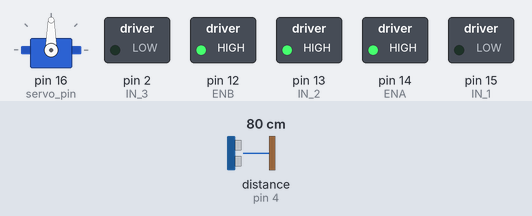
This sketch was run on a simulated Arduino Uno, built with avr-gcc and run on an emulated ATmega328P. Parts: servo, switched loads named in the sketch (green lamp = pin HIGH). Wiring (inferred from the names in the program): ultrasonic range finder: trigger pin 5; echo pin 4. Dashed ring = blinking. The test bench sets the inputs (shaded band); at power-on: distance to the obstacle (sensor on pin 4) 80 cm. The echo pulse lasts 58.3 µs per cm; pins used as bus, display or sensor lines are not drawn.

Above: at 1.2 s.
1.3 s: distance to the obstacle (sensor on pin 4) set to 19 cm
2.8 s: distance to the obstacle (sensor on pin 4) set to 15 cm
At 4.1 s:
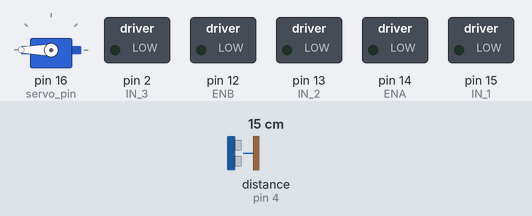
At 4.8 s:
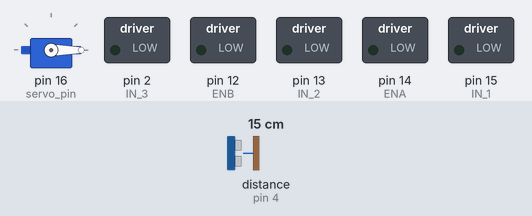
5.8 s: distance to the obstacle (sensor on pin 4) set to 4 cm
At 5.98 s:
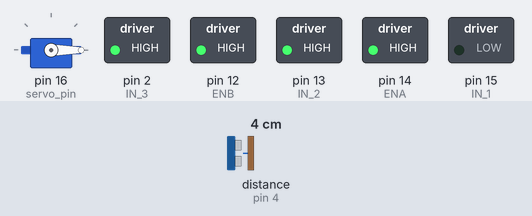
8.8 s: distance to the obstacle (sensor on pin 4) set to 2 cm
Timing chart, 0 to 12.8 s (numbered marks = the images above; inputs shaded):
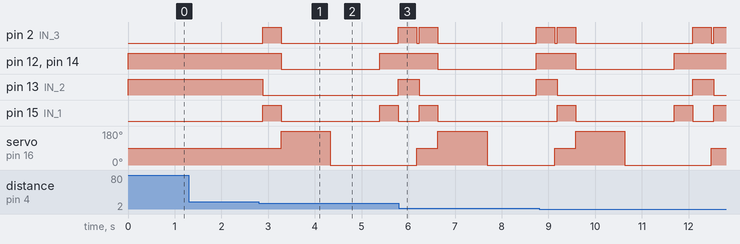

Measured:
- the behaviour switches between 17 and 16 cm on distance to the obstacle (sensor on pin 4) (found by bisection; images 0 and 1)
- after the input at 1.3 s, every drawn part: stays the same
- after the input at 2.8 s, pin 2 (IN_3): LOW → HIGH after 0.08 s, → LOW 0.40 s later, → HIGH 2.5 s later; pin 12 (ENB): HIGH → LOW after 0.48 s, → HIGH 2.1 s later

The sketch:

Car_Esp8266_Avoid.ino
```cpp
//Tran Viet An - 19CE - VKU
#include <Servo.h>
#define ENA   14          // Enable/speed motors Right        GPIO14(D5)
#define ENB   12          // Enable/speed motors Left         GPIO12(D6)
#define IN_1  15          // L298N in1 motors Right           GPIO15(D8)
#define IN_2  13          // L298N in2 motors Right           GPIO13(D7)
#define IN_3  2           // L298N in3 motors Left            GPIO2(D4)
#define IN_4  0           // L298N in4 motors Left            GPIO0(D3)
#define trig  5           // Chân trig (HC-SR04)              GPIO5(D1)
#define echo  4           // Chân echo  (HC-SR04)             GPIO4(D2)
#define servo_pin 16      // Chân tín hiệu của servo          GPIO16(D0)
int speedCar = 500;       // điều hiển giá trị đốc độ 400 - 1023.
int distance_limit = 17;  // khoảng cách từ xe đến vật cản - do quán tính di chuyển của xe và thời gian phát hiện vật thể nên ta phải điều chỉnh giá trị này cao hơn thực tế
Servo myservo;
void setup() {
  pinMode(ENA, OUTPUT);
  pinMode(ENB, OUTPUT);
  pinMode(IN_1, OUTPUT);
  pinMode(IN_2, OUTPUT);
  pinMode(IN_3, OUTPUT);
  pinMode(IN_4, OUTPUT);
  pinMode(trig, OUTPUT);
  pinMode(echo, INPUT);
  myservo.attach(servo_pin);
  Serial.begin(9600);
}

void loop() {
  avoidObject(distance_limit);
}
// trả về khoảng cách tại gốc quay của servo (90-phía trước, 180-quay bên trái, 0-quay bên phải)
int ultrasonics(int angle) {
  myservo.write(angle);
  //  delay(1000);
  unsigned long duration;
  int distance;
  digitalWrite(trig, 0);
  delayMicroseconds(2);
  digitalWrite(trig, 1);
  delayMicroseconds(5);
  digitalWrite(trig, 0);

  duration = pulseIn(echo, HIGH);
  distance = int(duration / 2 / 27); //cm (Công thức tính khoảng cách từ giá trị nhận được - điều chỉnh 27 hoặc 29.412)
  delay(50);
  return distance;
}
/* đầu tiên cho xe duy chuyển về phía trước
  đọc khoảng cách ở phía trước, nếu phát hiện vật thể thì lùi lại 1 chút rồi dừng,
  vervo quay sang trái và phải để đọc khoảng cách,
  nếu khoảng cách bên nào lớn hơn thì quay sang hướng đó rồi tiếp tục duy chuyển
 */
int avoidObject(int allow_distance) {
  goAhead(speedCar);
  int distance_f = ultrasonics(90);
  if (distance_f > allow_distance) {
    goAhead(speedCar);
  }
  if (distance_f <= allow_distance) {
    goBack(speedCar);    delay(400);
    stopCar();
    int distance_l = ultrasonics(180);    delay(1000);
    int distance_r = ultrasonics(0);    delay(1000);
    //distance_f = ultrasonics_cm(90);    delay(1000);

    int distance_max = max_val2(distance_l, distance_r);
    if (distance_max == distance_l) {
      goLeft(speedCar);
      delay(400);
    }
    if (distance_max == distance_r) {
      goRight(speedCar);
      delay(400);
    }
  }
}

int max_val2(int a, int b) {
  int mx = a;
  if (b >= mx) return b;
  else return mx;
}
int max_val3(int a, int b, int c) {
  int mx = a;
  if (b >= mx) mx = b;
  if (c >= mx) mx = c;
  return mx;
}
// tiến
void goAhead(int speedCar) {

  digitalWrite(IN_1, LOW);
  digitalWrite(IN_2, HIGH);
  analogWrite(ENA, speedCar);

  digitalWrite(IN_3, LOW);
  digitalWrite(IN_4, HIGH);
  analogWrite(ENB, speedCar);
}
// lùi
void goBack(int speedCar) {

  digitalWrite(IN_1, HIGH);
  digitalWrite(IN_2, LOW);
  analogWrite(ENA, speedCar);

  digitalWrite(IN_3, HIGH);
  digitalWrite(IN_4, LOW);
  analogWrite(ENB, speedCar);
}
// quay sang trái
void goLeft(int speedCar) {

  digitalWrite(IN_1, HIGH);
  digitalWrite(IN_2, LOW);
  analogWrite(ENA, speedCar);

  digitalWrite(IN_3, LOW);
  digitalWrite(IN_4, HIGH);
  analogWrite(ENB, speedCar);
}
// quay sang phải
void goRight(int speedCar) {

  digitalWrite(IN_1, LOW);
  digitalWrite(IN_2, HIGH);
  analogWrite(ENA, speedCar);

  digitalWrite(IN_3, HIGH);
  digitalWrite(IN_4, LOW);
  analogWrite(ENB, speedCar);
}
// dừng
void stopCar() {
  digitalWrite(IN_1, LOW);
  digitalWrite(IN_2, LOW);
  analogWrite(ENA, 0);

  digitalWrite(IN_3, LOW);
  digitalWrite(IN_4, LOW);
  analogWrite(ENB, 0);
}
```
